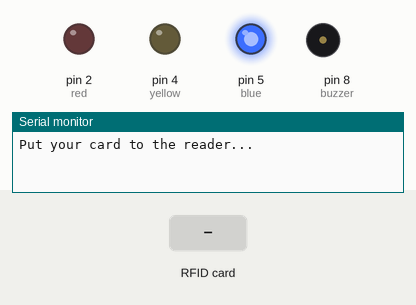
A sketch run on a simulated Arduino Uno, built with avr-gcc and run on an emulated ATmega328P. Parts: output pins drawn as LEDs (lit = HIGH), buzzer (waves = sounding), the last lines printed to the serial monitor. The inputs (shaded band) are chosen by the test bench. Pins used as bus, display or sensor lines are not drawn.

Above: at 1.2 s.
1.3 s: RFID card AA EF 64 29 held to the reader
At 1.8 s:
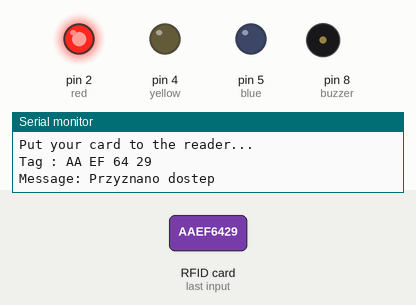
2.9 s: RFID card 5E 7A 19 C4 held to the reader
At 5.32 s:
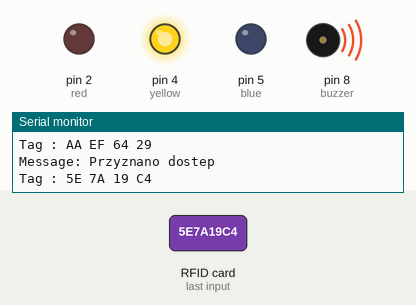
At 6.2 s:
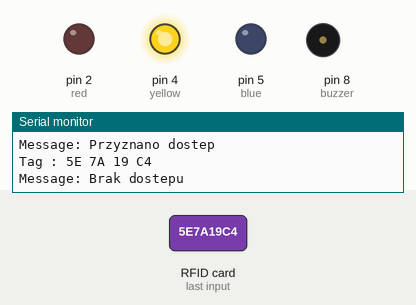
Timing chart, 0 to 10.8 s (numbered marks = the images above; inputs shaded):
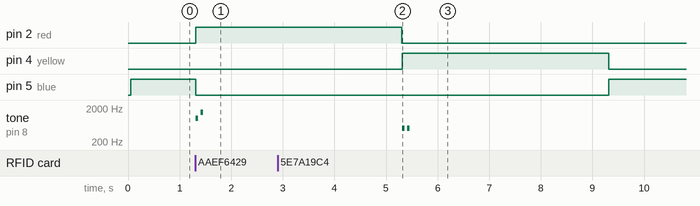

The sketch:

rfid_z_bzyczkiem_i_3_ledami.ino
```cpp
#include <SPI.h>
#include <MFRC522.h>

#define SS_PIN 10
#define RST_PIN 6
int buzzer = 8;
int blue = 5;
int yellow = 4;
int red = 2;

MFRC522 mfrc522(SS_PIN, RST_PIN);
void setup()
{
  Serial.begin(9600);   // Initiate a serial communication
  SPI.begin();      // Initiate  SPI bus
  mfrc522.PCD_Init();   // Initiate MFRC522
  pinMode(buzzer, OUTPUT);
  pinMode(blue, OUTPUT);
  pinMode(yellow, OUTPUT);
  pinMode(red, OUTPUT);

  digitalWrite(blue, HIGH);

  noTone(buzzer);
  Serial.println("Put your card to the reader...");
  Serial.println();
}
void loop()
{

  if ( ! mfrc522.PICC_IsNewCardPresent()) {
    return;
  }
  if ( ! mfrc522.PICC_ReadCardSerial()) {
    return;
  }

  Serial.print("Tag :");
  String content= "";
  byte letter;
  for (byte i = 0; i < mfrc522.uid.size; i++)
  {
     Serial.print(mfrc522.uid.uidByte[i] < 0x10 ? " 0" : " ");
     Serial.print(mfrc522.uid.uidByte[i], HEX);
     content.concat(String(mfrc522.uid.uidByte[i] < 0x10 ? " 0" : " "));
     content.concat(String(mfrc522.uid.uidByte[i], HEX));
  }
  Serial.println();
  Serial.print("Message: ");
  content.toUpperCase();
  if (content.substring(1) == "AA EF 64 29" )
  {
    Serial.println("Przyznano dostep");
    Serial.println();
    digitalWrite(red, HIGH);
    digitalWrite(blue, LOW);
    tone(buzzer, 1000);
    delay(50);
    noTone(buzzer);
    delay(50);
    tone(buzzer, 1500);
    delay(50);
    noTone(buzzer);
    delay(3850);
    digitalWrite(red, LOW);
    digitalWrite(blue, HIGH);
  }
  else {
    Serial.println("Brak dostepu");
    Serial.println();
    digitalWrite(yellow, HIGH);
    digitalWrite(blue, LOW);
    tone(buzzer, 500);
    delay(50);
    noTone(buzzer);
    delay(50);
    tone(buzzer, 500);
    delay(50);
    noTone(buzzer);
    delay(3850);
    digitalWrite(yellow, LOW);
    digitalWrite(blue, HIGH);
  }
}
```

Measured:
- after the input at 1.3 s, pin 2 (red): LOW → HIGH at once; pin 5 (blue): HIGH → LOW at once; tone on pin 8 (buzzer): silent → 1000 Hz at once, → silent 0.05 s later, → 1500 Hz 0.05 s later, → silent 0.05 s later
- after the input at 2.9 s, pin 4 (yellow): LOW → HIGH after 2.4 s, → LOW 4.0 s later; pin 5 (blue): LOW → HIGH after 6.4 s instead of 2.4 s; tone on pin 8 (buzzer): alternates 500 Hz for 0.05 s and silent for 0.05 s, 4 changes in all, then stays silent, starting after 2.4 s
